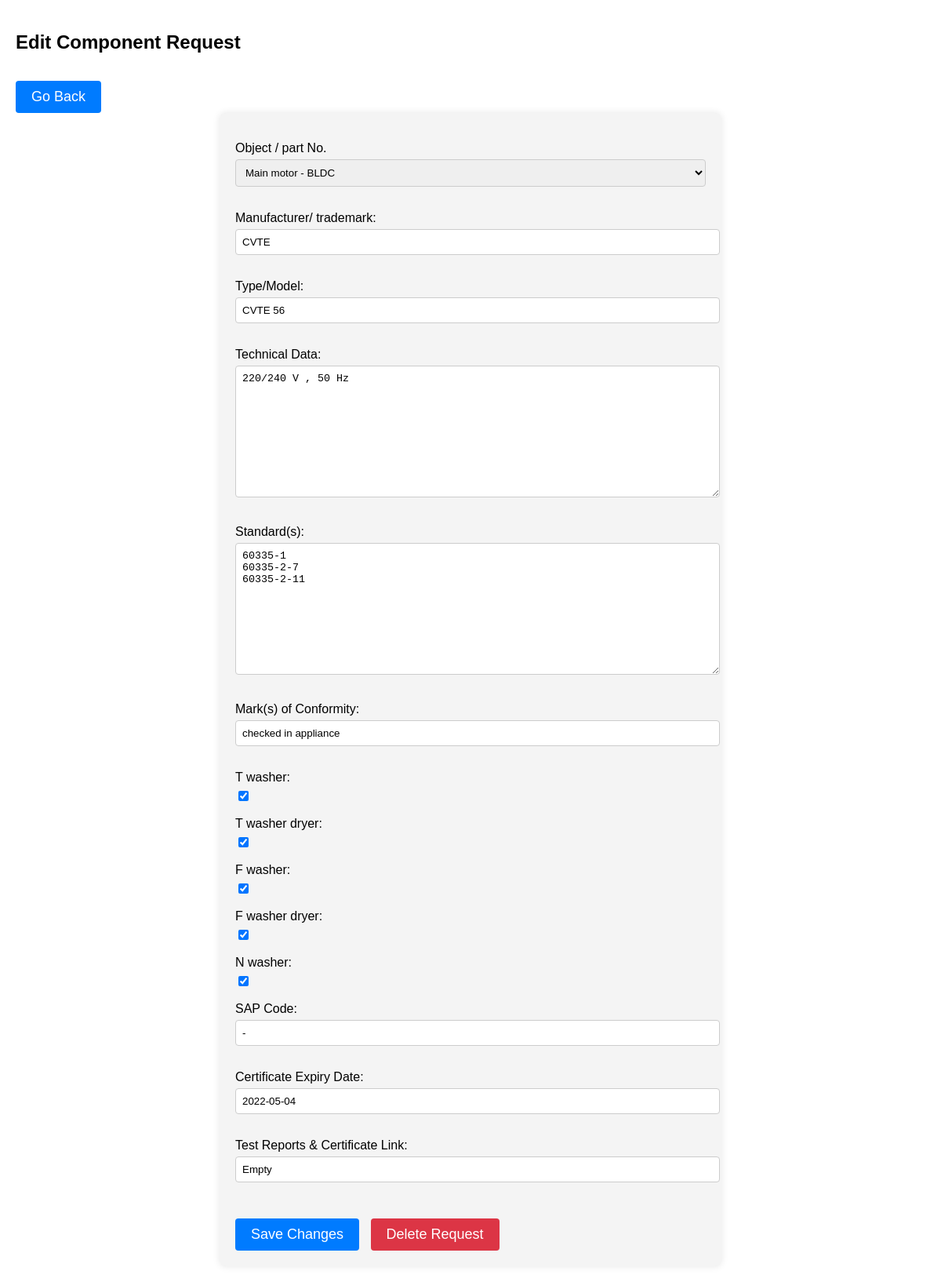
The page /UserAuth/component/edit/1/ (signed in) on the database its author committed.
### LVD_Management_System/models.py (models this page shows, shortened)
class Component(models.Model):
    parts = [("Main Motor - UM","Main Motor - UM"),("Main motor - BLDC","Main motor - BLDC"),("Drain pump (for twin jet system)",
             "Drain pump (for twin jet system)"),
             ("Drain pump","Drain pump"),("Circulation pump (for twin jet system)","Circulation pump (for twin jet system)"),
             ("Drain pump (twin jet system) (with emergency exit hose)","Drain pump (twin jet system) (with emergency exit hose)"),
             ("Dosage pump","Dosage pump"),
             ("Hydroboost pump","Hydroboost pump"),("Capacitor (for Hydro-boost pump)","Capacitor (for Hydro-boost pump)"),
             ("Thermal Protector","Thermal Protector"),("Belt (BLDC models)","Belt (BLDC models)"),
             ("Electrically operated door lock","Electrically operated door lock"),
             ("Door switch with interlock","Door switch with interlock"),
             ("Heating element","Heating element"),("with 2 fuse","with 2 fuse"),
             ("with alternative 2 fuse","with alternative 2 fuse"),("Heating element (Pyrojet)","Heating element (Pyrojet)"),
             ("Inlet valve (double)","Inlet valve (double)"),("Inlet valve (single)","Inlet valve (single)"),
             ("Inlet valve (triple)","Inlet valve (triple)"),("Level switch","Level switch"),
             ("Level sensor","Level sensor"),("NTC","NTC"),
             ("Reed Switch","Reed Switch"),("Steam Generator","Steam Generator"),("with Thermostat","with Thermostat"),
             ("Thermostat for Pyrojet Heating Element","Thermostat for Pyrojet Heating Element"),
             ("Overflow Switch","Overflow Switch"),("Electronic Module - BLDC Board","Electronic Module - BLDC Board"),
             ("Electronic Module - DC Board","Electronic Module - DC Board"),
             ("Electronic Module - Steamjet, Pyrojet, Dryer Board","Electronic Module - Steamjet, Pyrojet, Dryer Board"),
             ("Electronic Module - IO Board","Electronic Module - IO Board"),
             ("Electronic Module - Door Light Board","Electronic Module - Door Light Board"),
             ("Electronic Module - Main Board","Electronic Module - Main Board"),
             ("Electronic Module - UI Board","Electronic Module - UI Board"),("Drum Light Board","Drum Light Board"),
             ("Electronic Module - Sterilizone IO Board","Electronic Module - Sterilizone IO Board"),
             ("Electronic Module - Intelliwash IO Board","Electronic Module - Intelliwash IO Board"),
             ("Electronic Module - LED Board","Electronic Module - LED Board"),
             ("Electronic Module - UV Ballast Board","Electronic Module - UV Ballast Board"),
             ("Electronic Module - UV Lamp Board","Electronic Module - UV Lamp Board"),
             ("Electronic Module - Wifi Board","Electronic Module - Wifi Board"),("EMI filter","EMI filter"),
             ("Current Fuse","Current Fuse"),("Microcontroller - BLDC Board","Microcontroller - BLDC Board"),
             ("Microcontroller - Main Board","Microcontroller - Main Board"),("Optocoupler","Optocoupler"),
             ("Optotriac","Optotriac"),("Relay on PCB","Relay on PCB"),
             ("Safety Transformer","Safety Transformer"),("Switch on PCB","Switch on PCB"),
             ("Varistor","Varistor"),("XY Capacitor","XY Capacitor"),
             ("Plug Current Fuse","Plug Current Fuse"),("hose set (cold)","hose set (cold)"),
             ("hose set (hot)","hose set (hot)"),("Check Valve","Check Valve"),
             ("Supply cord","Supply cord"),("Plug","Plug")]
    Part_name = models.CharField(verbose_name="Object / part No.",max_length=100,choices=parts)
    Manufacturer = models.CharField(verbose_name="Manufacturer/ trademark",max_length=150)
    Model = models.CharField(verbose_name="Type/Model",max_length=120)
    Technical_Data = models.TextField(verbose_name="Technical Data")
    Standard = models.TextField(verbose_name="Standard(s)")
    Mark_of_Conformity = models.CharField(verbose_name="Mark(s) of Conformity",max_length=120)
    T_Washer_LVD = models.BooleanField(verbose_name="T washer",default=False)
    T_Washer_Dryer_LVD = models.BooleanField(verbose_name="T washer dryer",default=False)
    F_Washer_LVD = models.BooleanField(verbose_name="F washer",default=False)
    F_Washer_Dryer_LVD = models.BooleanField(verbose_name="F washer dryer",default=False)
    N_Washer_LVD = models.BooleanField(verbose_name="N washer",default=False)
    SAP_code = models.CharField(verbose_name="SAP Code",max_length=80)
    Certificate_Expiry_Date = models.DateField(verbose_name = 'Certificate Expiry Date')
    Test_Results_Link = models.CharField(verbose_name='Test Reports & Certificate Link',max_length=1000)
    Created_Date = models.DateField(auto_now_add=True,verbose_name='Created Date')
    Last_Update_Date = models.DateField(auto_now=True,verbose_name='Last Update')

### UserAuth/views.py (the view)
# urls.py: path('component/edit/<int:id>/', views.edit_component, name='edit_component'),
@login_required
def edit_component(request, id):
    component = get_object_or_404(Component, id=id)
    if not request.user.is_superuser:
        form = ComponentAdminForm(instance=component)
        return render(request, 'view_components.html',{'form':form,})
    if request.method == 'POST':
        form = ComponentAdminForm(request.POST, instance=component)
        if form.is_valid():
            form.save()
            return redirect('UserAuth:component')
    else:
        form = ComponentAdminForm(instance=component)
    return render (request, 'edit_components.html', {'form': form, 'editable': True})

### LVD_Management_System/forms.py
class ComponentAdminForm(forms.ModelForm):
    class Meta :
        model = Component
        fields = '__all__'

### templates/edit_components.html (shortened to what this page needs)
<!DOCTYPE html>
<html lang="en">
<head>
</head>
<body>
<h2>Edit Component Request</h2>
<button type="button" onclick="window.history.back();">Go Back</button>
<form method="post">
    {{ form.as_p }}
    <button type="submit">Save Changes</button>
    <button type="reset" onclick="deleteRequest()">Delete Request</button>
</form>
</body>
</html>

### rows shown on the page
Component: Part_name "Main motor - BLDC", Manufacturer "CVTE", Model "CVTE 56", Technical_Data "220/240 V , 50 Hz", Standard "60335-1 60335-2-7 60335-2-11", Mark_of_Conformity "checked in appliance", T_Washer_LVD "☑", T_Washer_Dryer_LVD "☑", F_Washer_LVD "☑", F_Washer_Dryer_LVD "☑", N_Washer_LVD "☑", SAP_code "-", Certificate_Expiry_Date "2022-05-04", Test_Results_Link "Empty"
